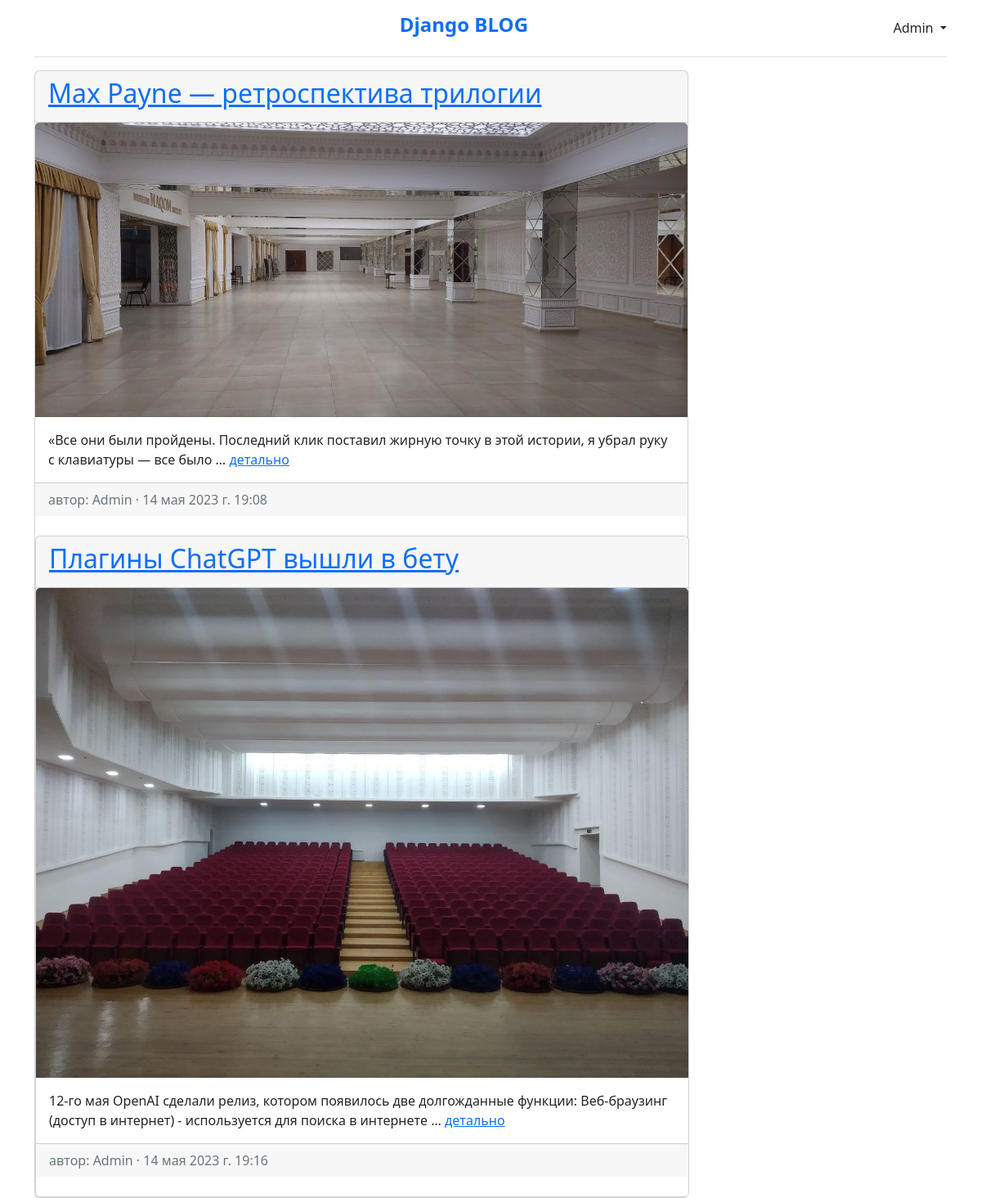
/articles/ (signed in), run on the app's committed database.
### accounts/models.py (models this page shows)
class CustomUser(AbstractUser):
    age = models.PositiveIntegerField(null=True, blank=True)

### blog/models.py (models this page shows, shortened)
class Article(models.Model):
    title = models.CharField(max_length=150)
    summary = models.CharField(max_length=300)
    text = RichTextField()
    photo = models.ImageField(upload_to='article_photos/', blank=True)
    date = models.DateTimeField(auto_now_add=True)
    author = models.ForeignKey(get_user_model(), on_delete=models.CASCADE)

### blog/views.py (the view)
# urls.py: path('', ArticleListView.as_view(), name='articles'),
class ArticleListView(ListView):
    model = Article
    template_name = 'articles.html'
    context_object_name = 'articles'

### templates/articles.html (shortened to what this page needs)
{% extends 'base.html' %}
{% block content %}
    {% if not articles %}
        <div class="alert alert-primary" role="alert" style="text-align: center">
            <h4><i><b>Список пуст, добавьте что нибудь</i></h4> <a href="{% url 'article_create' %}" class="btn btn-warning"
                                                                    style="color: #000000">ДОБАВИТЬ</a></b>
        </div>
    {% else %}
        {% for article in articles %}
            <div class="card" style="width: 50rem;">
            <div class="card-header">
            <span class="font-weight-bold"><a
                    href="{% url 'article' article.pk %}"><h2>{{ article.title }}</h2></a></span>
            </div>
            {% if article.photo %}
                <img class="card-img-top" src="{{ article.photo.url }}" alt="{{ article.title }}">
            {% endif %}
            <div class="card-body">
                {{ article.summary|truncatewords:20 }} <a href="{% url 'article' article.pk %}">детально</a>
            </div>
            <div class="card-footer text-left text-muted">
                <span class="text-muted">автор: {{ article.author | title }} &middot; {{ article.date }}</span>
            </div>
            <br/>
        {% endfor %}
    {% endif %}
</div>
{% endblock content %}

### templates/base.html (shortened to what this page needs)
{% load static %}
<!DOCTYPE html>
<html>
<head>
    <link rel="stylesheet" href="https://cdn.jsdelivr.net/npm/bootstrap@5.2.3/dist/css/bootstrap.min.css">
</head>
<body>
<div class="container">
    <header class="d-flex flex-wrap align-items-center justify-content-auto justify-content-md-between py-2 mb-3 border-bottom">
        <ul class="nav col-10 col-md-auto mb-6 justify-content-auto mb-md-0">
            <li><a href="{% url 'home' %}" class="nav-link px-0 link-primary"><h4><b>Django BLOG</b></h4></a></li>
        </ul>
        {% if user.is_authenticated %}
            <div class="btn-group">
                <a class="nav-link dropdown-toggle" href="#"
                   id="navbarDropdown" role="button" data-toggle="dropdown"
                   aria-haspopup="true" aria-expanded="false">
                    {{ user.username|title }}
                </a>
            </div>
        {% else %}
            <div class="col-md-3 text-end">
                <a href="{% url 'login' %}" class="btn btn-outline-primary me-2">Login</a>
                <a href="{% url 'signup' %}" class="btn btn-success">Sign-up</a>
            </div>
        {% endif %}
    </header>
</div>
<main>
    <div class="container">
        {% block content %}
        {% endblock content %}
    </div>
</main>
</body>
</html>

### data on the page
CustomUser: username "Admin"
Article: title "Max Payne — ретроспектива трилогии", photo (picture), summary "«Все они были пройдены. Последний клик поставил жирную точку в этой истории, я убрал руку с клавиатуры — все было …", author "Admin", date "14 мая 2023 г. 19:08"
Article: title "Плагины ChatGPT вышли в бету", photo (picture), summary "12-го мая OpenAI сделали релиз, котором появилось две долгожданные функции: Веб-браузинг (доступ в интернет) - используется для поиска в интернете …", author "Admin", date "14 мая 2023 г. 19:16"
